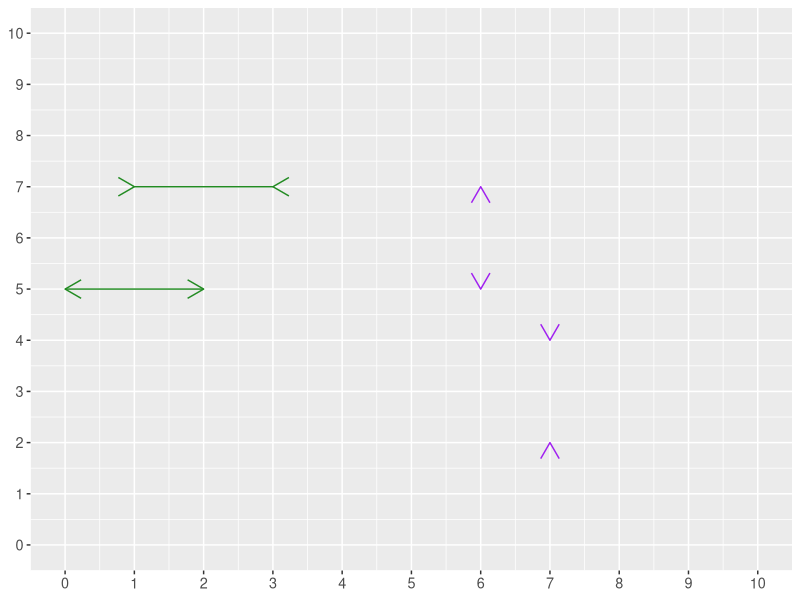

R code for this plot:
## ---- chunk 1
knitr::opts_chunk$set(echo = FALSE, warning = FALSE, message = FALSE, fig.align = "left")
## ---- chunk 2
library("tidyverse")
g_falsearrows <- ggplot() +
  stat_function(fun=function(x) 5, xlim=c(0,2), color="forestgreen",
                arrow=arrow(length=unit(.47,'cm'), ends='both', type='open')) +
  stat_function(fun=function(x) 7, xlim=c(.999999999,1), color="forestgreen",
                arrow=arrow(length=unit(.47,'cm'), ends='last', type='open')) +
  stat_function(fun=function(x) 7, xlim=c(3,3.00000001), color="forestgreen",
                arrow=arrow(length=unit(.47,'cm'), ends='first', type='open')) +
  stat_function(fun=function(x) 7, xlim=c(1,3), color="forestgreen") +
  annotate('segment', x=7, xend=7, y=4, yend=3.999999999999, color="purple",
           arrow=arrow(length=unit(.47,'cm'), ends='last', type='open')) +
  annotate('segment', x=7, xend=7, yend=2, y=1.9999999999999, color="purple",
           arrow=arrow(length=unit(.47,'cm'), ends='last', type='open')) +
  annotate('segment', y=5, yend=5.00000000001, xend=6, x=6, color="purple",
           arrow=arrow(length=unit(.47,'cm'), ends='first', type='open')) +
  annotate('segment', yend=7, y=7.00000000001, xend=6, x=6, color="purple",
           arrow=arrow(length=unit(.47,'cm'), ends='first', type='open')) +
  scale_x_continuous(limits=c(0,10), breaks=0:10) +
  scale_y_continuous(limits=c(0,10), breaks=0:10) +
  theme(axis.title.x=element_blank(), axis.title.y=element_blank(),
        text=element_text(size=13))
g_falsearrows
